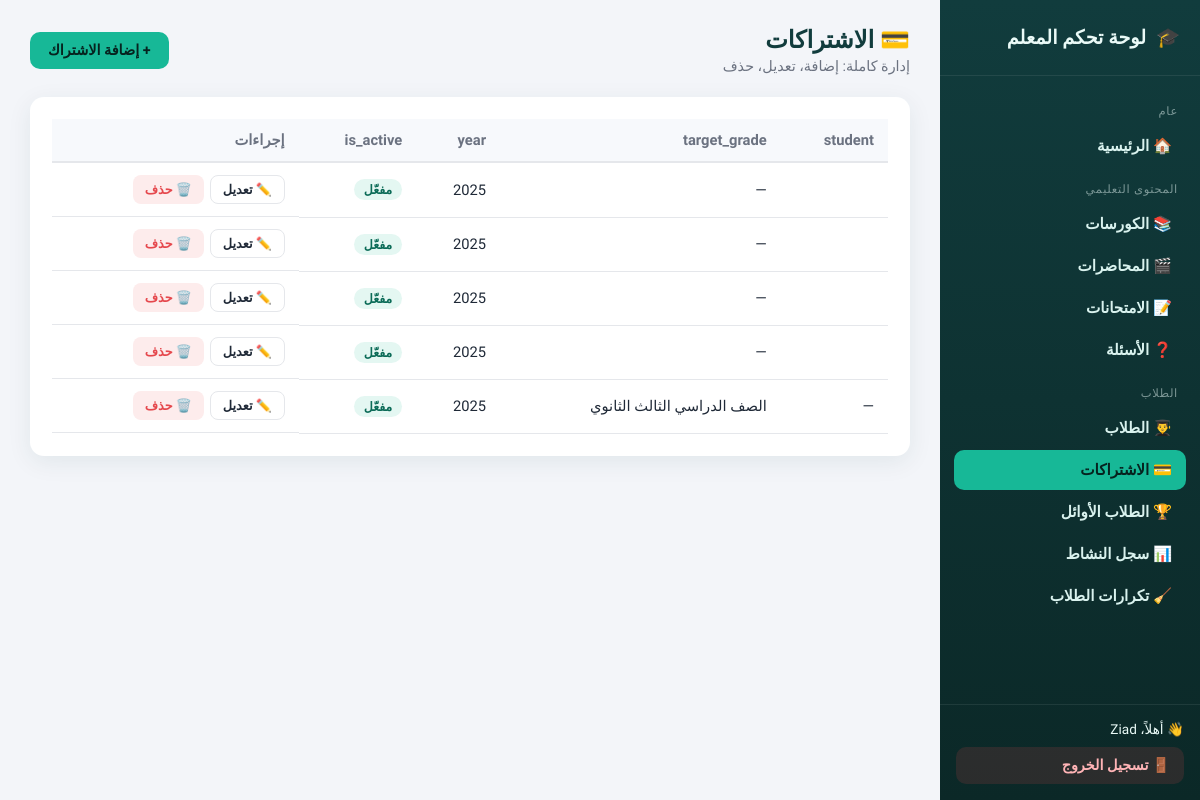
Page /dashboard/subscriptions/ (signed in) on the earlier database version.
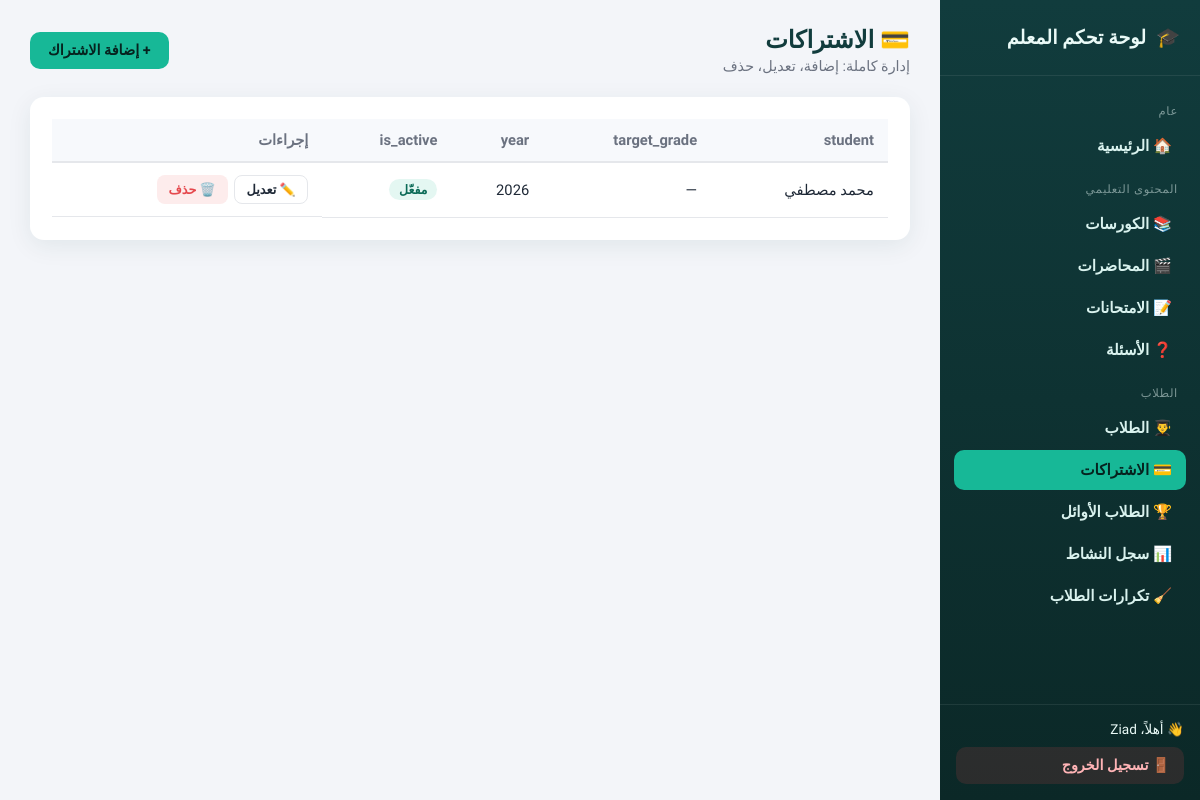
Same page on the later database version.
### accounts/models.py (models this page shows, shortened)
class Subscription(models.Model):
    student = models.ForeignKey(
        Student,  # هنا نستخدم Student مباشرة
        on_delete=models.CASCADE,
        related_name="subscriptions",
        verbose_name="الطالب",
        null=True,
        blank=True
    )
    target_grade = models.CharField(
        max_length=1,
        choices=GRADE_CHOICES,
        verbose_name="صف دراسي مستهدف",
        null=True,
        blank=True,
        help_text="إذا ضبطت هذا الحقل، سيطبق الاشتراك على جميع طلبة هذا الصف الدراسي"
    )
    courses = models.ManyToManyField(
        Course,
        related_name='students',
        verbose_name="الكورسات",
        blank=True
    )
    year = models.PositiveIntegerField(
        default=datetime.now().year,
        verbose_name="السنة",
        editable=False
    )
    is_active = models.BooleanField(
        default=False,
        verbose_name="مفعل"
    )

class Student(models.Model):
    user = models.OneToOneField(User, on_delete=models.CASCADE, null=True, blank=True)
    full_name = models.CharField(max_length=150, verbose_name="الاسم رباعي")
    parent_phone_number = models.CharField(max_length=15, unique=True, verbose_name="رقم هاتف ولي الأمر")
    governorate = models.CharField(max_length=100, verbose_name="المحافظة")
    grade = models.CharField(
        max_length=50,
        verbose_name="الصف الدراسي",
        choices=[
            ('1', 'الصف الأول الثانوي'),
            ('2', 'الصف الثاني الثانوي'),
            ('3', 'الصف الثالث الثانوي'),
            ('4', 'أولى إعدادي'),
            ('5', 'تانية إعدادي'),
            ('6', 'تالته إعدادي'),
        ]
    )
    password = models.CharField(max_length=128, verbose_name="كلمة المرور", default='default_password')
    courses = models.ManyToManyField(Course, related_name='student_courses', verbose_name="الكورسات", blank=True)
    viewed_lectures = models.ManyToManyField('content.Lecture', related_name='students_who_watched', verbose_name="المحاضرات المشاهدة", blank=True)
    attempted_exams = models.ManyToManyField('content.Exam', related_name='students_who_attempted', verbose_name="الامتحانات المجربة", blank=True)
    videos_watched = models.PositiveIntegerField(default=0, verbose_name="عدد الفيديوهات المشاهدة")
    exams_completed = models.PositiveIntegerField(default=0, verbose_name="عدد الاختبارات المنهية")
    average_score = models.FloatField(default=0.0, verbose_name="متوسط النتائج")
    total_lecture_time = models.PositiveIntegerField(default=0, verbose_name="إجمالي مدة المحاضرات (بالدقائق)")
    total_video_views = models.PositiveIntegerField(default=0, verbose_name="إجمالي عدد مرات مشاهدة الفيديوهات")
    total_exam_views = models.PositiveIntegerField(default=0, verbose_name="إجمالي عدد مرات فتح الاختبارات")
    total_exam_completions = models.PositiveIntegerField(default=0, verbose_name="إجمالي عدد مرات إنهاء الاختبارات")
    def __str__(self):
        return self.full_name

### dashboard/views.py (the view)
# urls.py: path('<str:model_slug>/', views.generic_list, name='list'),
@staff_required
def generic_list(request, model_slug):
    config = _config_or_404(model_slug)
    model = config['model']
    qs = model.objects.all().order_by('-id')
    query = request.GET.get('q', '').strip()
    if query and config.get('search_fields'):
        q_filter = Q()
        for field_name in config['search_fields']:
            q_filter |= Q(**{f'{field_name}__icontains': query})
        qs = qs.filter(q_filter)
    return render(request, 'dashboard/generic_list.html', {
        'config': config,
        'model_slug': model_slug,
        'objects': qs,
        'query': query,
        'active_nav': model_slug,
    })

### accounts/context_processors.py (called while the page is built)
def student_session(request):
    is_registered = request.session.get("is_registered", False)
    student_name = request.session.get("student_name", None)
    student_obj = None
    student_id = request.session.get("student_id")
    if student_id:
        try:
            student_obj = Student.objects.filter(id=student_id).first()
        except Exception:
            student_obj = None
    return {
        "is_registered": is_registered,
        "student_name": student_name,
        "student": student_obj,
    }

### dashboard/registry.py (called while the page is built)
def get_config(model_slug):
    return REGISTRY.get(model_slug)

### dashboard/views.py (called while the page is built)
def _config_or_404(model_slug):
    config = get_config(model_slug)
    if not config:
        raise Http404("قسم غير موجود")
    return config

### dashboard/templates/dashboard/generic_list.html (shortened to what this page needs)
{% extends "dashboard/base.html" %}
{% load dashboard_extras %}
{% block content %}
<div class="dash-topbar">
  <div>
    <h1>{{ config.icon }} {{ config.label }}</h1>
    <div class="subtitle">إدارة كاملة: إضافة، تعديل، حذف</div>
  </div>
  <a class="btn btn-primary" href="{% url 'dashboard:add' model_slug %}">+ إضافة {{ config.label_singular }}</a>
</div>
<div class="panel">
  {% if objects %}
  <div class="table-wrap">
    <table class="dash-table">
      <thead>
        <tr>
          {% for field in config.list_fields %}
            <th>{{ field }}</th>
          {% endfor %}
          <th>إجراءات</th>
        </tr>
      </thead>
      <tbody>
        {% for obj in objects %}
        <tr>
          {% for field in config.list_fields %}
            <td>
              {% if field == 'is_active' %}
                {% if obj.is_active %}<span class="badge green">مفعّل</span>{% else %}<span class="badge red">غير مفعّل</span>{% endif %}
              {% else %}
                {{ obj|get_attr:field }}
              {% endif %}
            </td>
          {% endfor %}
          <td class="actions-cell">
            <a class="btn btn-outline btn-sm" href="{% url 'dashboard:edit' model_slug obj.pk %}">✏️ تعديل</a>
            <a class="btn btn-danger btn-sm" href="{% url 'dashboard:delete' model_slug obj.pk %}">🗑️ حذف</a>
          </td>
        </tr>
        {% endfor %}
      </tbody>
    </table>
  </div>
  {% else %}
    <div class="empty-state">
      <div class="emoji">📭</div>
      لا توجد بيانات بعد. اضغط "إضافة {{ config.label_singular }}" للبدء.
    </div>
  {% endif %}
</div>
{% endblock %}

Differences in the rows shown:
removed Subscription: list_fields "—" "2025", is_active "مفعّل"
removed Subscription: list_fields "—" "2025", is_active "مفعّل"
removed Subscription: list_fields "—" "2025", is_active "مفعّل"
removed Subscription: list_fields "—" "2025", is_active "مفعّل"
removed Subscription: list_fields "—" "الصف الدراسي الثالث الثانوي" "2025", is_active "مفعّل"
added Subscription: list_fields "محمد مصطفي" "—" "2026", is_active "مفعّل"
